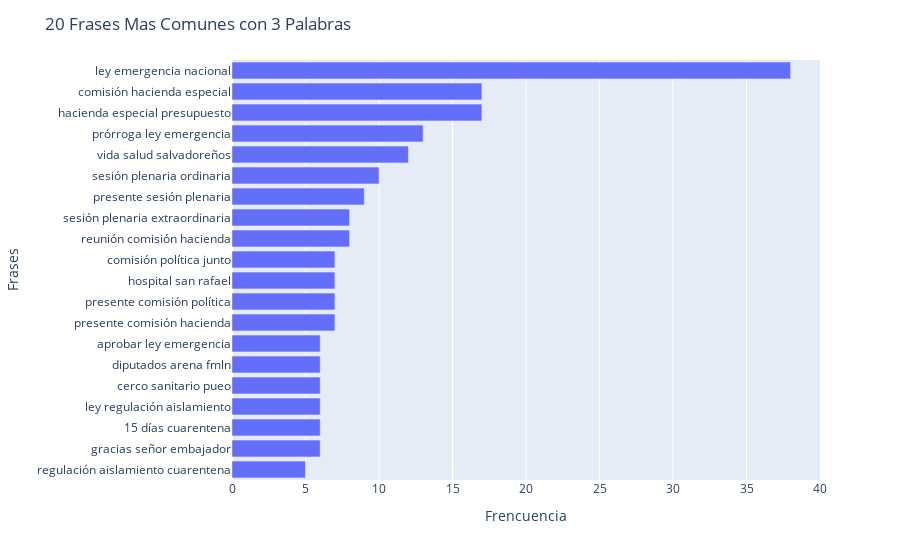

The code cell stored with this chart in its notebook:
### Code cell
from sklearn.feature_extraction.text import CountVectorizer

def plot_topn(sentences,ngram_range = (1,3), top = 20, firstword =''):
    c = CountVectorizer(ngram_range=ngram_range)
    X = c.fit_transform(sentences)
    words=pd.DataFrame(X.sum(axis=0),columns=c.get_feature_names()).T.sort_values(0,ascending=False).reset_index()
    res=words[words['index'].apply(lambda x: firstword in x)].head(top)
    pl=px.bar(res, x=0,y='index', orientation ='h')
    pl.update_layout(yaxis_title = 'Frases', xaxis_title = 'Frencuencia',title = (str(top) + ' Frases Mas Comunes con ' + str(ngram_range[1]) + ' Palabras'))
    pl['layout']['yaxis']['autorange'] = 'reversed'
    pl.show()

tweet_list = df['cleaned_tweet'].tolist()
plot_topn(tweet_list,(3,3))

### Figure 1 — Plotly figure (JSON) as saved in the notebook; plotly's stock layout.template omitted (floating-point values rounded to 4 significant figures)
{"data": [{"alignmentgroup": "True", "hovertemplate": "0=%{x}<br>index=%{y}<extra></extra>", "legendgroup": "", "marker": {"color": "#636efa"}, "name": "", "offsetgroup": "", "orientation": "h", "showlegend": false, "textposition": "auto", "type": "bar", "x": [38, 17, 17, 13, 12, 10, 9, 8, 8, 7, 7, 7, 7, 6, 6, 6, 6, 6, 6, 5], "xaxis": "x", "y": ["ley emergencia nacional", "comisión hacienda especial", "hacienda especial presupuesto", "prórroga ley emergencia", "vida salud salvadoreños", "sesión plenaria ordinaria", "presente sesión plenaria", "sesión plenaria extraordinaria", "reunión comisión hacienda", "comisión política junto", "hospital san rafael", "presente comisión política", "presente comisión hacienda", "aprobar ley emergencia", "diputados arena fmln", "cerco sanitario pueo", "ley regulación aislamiento", "15 días cuarentena", "gracias señor embajador", "regulación aislamiento cuarentena"], "yaxis": "y"}], "layout": {"barmode": "relative", "legend": {"tracegroupgap": 0}, "margin": {"t": 60}, "title": {"text": "20 Frases Mas Comunes con 3 Palabras"}, "xaxis": {"anchor": "y", "domain": [0, 1], "title": {"text": "Frencuencia"}}, "yaxis": {"anchor": "x", "autorange": "reversed", "domain": [0, 1], "title": {"text": "Frases"}}}}
